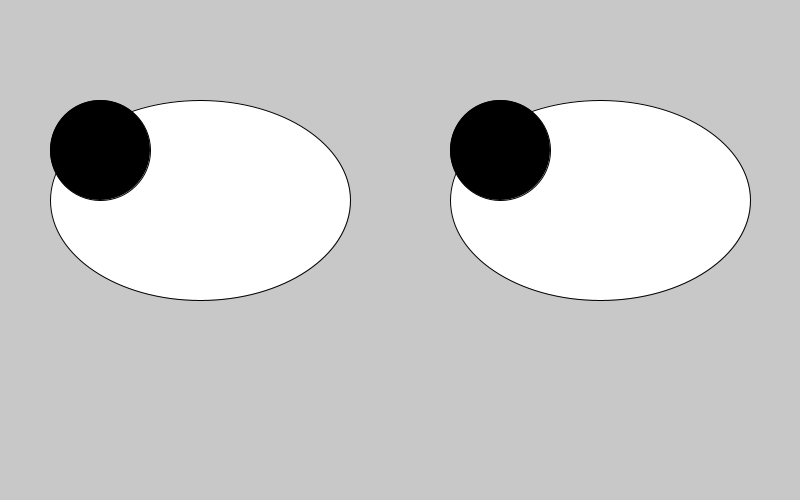
Frame 1 (no input)
Frame 60 (the mouse pressed at the canvas centre just before this capture): identical to frame 1, image omitted
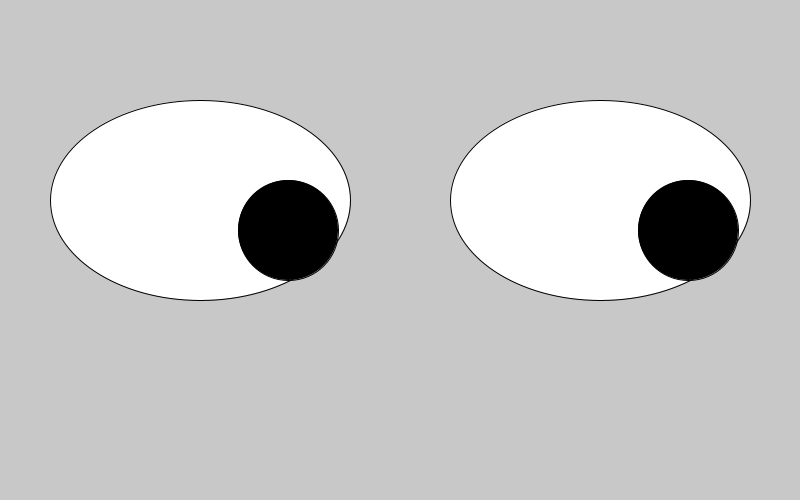
Frame 120 (the mouse held since frame 60 and released just before this capture)

The Processing sketch that drew these frames (run headless with seeded random() and noise(); from frame 60 on, the mouse is pressed at the canvas centre):

// Processing sketch: sketch_180122a
// ── sketch_180122a.pde
int x = 199;
int y = 201;
void setup(){
  size(800,500);
  background(200,200,200);
  
}
void draw(){
  background(200,200,200);
  fill(255,255,255);
  ellipse(200,200,300,200);
  fill(255,255,255);
  ellipse(600,200,300,200);
  x = mouseX;
  y = mouseY;
  if(mouseX<100){
    x=100;
  }
  if(mouseY<150){
    y=150;
  }
  if(mouseX>190){
    x=288;
  }
  if(mouseY>230){
    y=230;
  }
  
  fill(0,0,0);
  ellipse(x,y,100,100);
  fill(0,0,0);
  ellipse(x+400,y,100,100);
  
  println(mouseX);
  println(mouseY);
}
